Frame 1 (no input): blank canvas, image omitted
Frame 60 (no input): blank canvas, image omitted
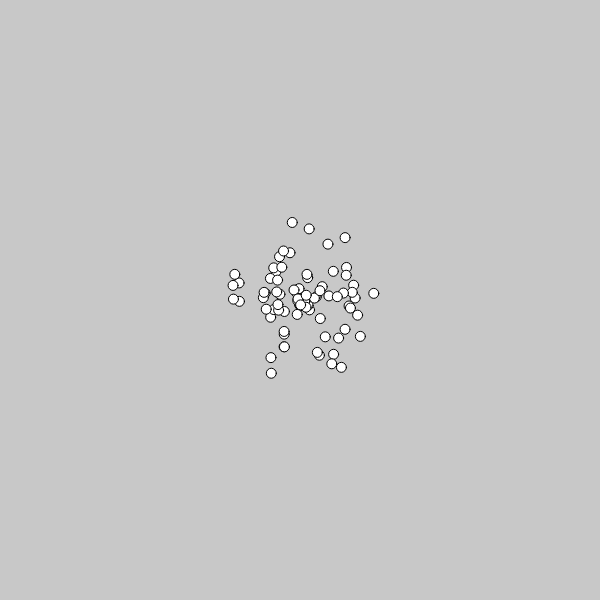
Frame 120 (the mouse pressed at the canvas centre since frame 60)

The p5.js sketch whose frames 1 and 60 were blank and that drew this single picture after the mouse press (run headless with seeded random() and noise() and a simulated clock; from frame 60 on, the mouse is pressed at the canvas centre):

// p5.js sketch
// ── sketch.js
function setup(){
    createCanvas(600, 600);
    ps = new ParticleSystem();
}

function draw(){
    background(200);

    ps.update();
    ps.display();
}

function mousePressed(){
    ps.addParticles(80, createVector(mouseX, mouseY));
}
// ── particleSystem.js
class ParticleSystem {
    constructor(){
        this.particles = [];
    }

    addParticles(num, loc){
        let size = 10;
        for(let i = 0; i < num; i++){
            let p = new RigidBody(loc.x, loc.y, size);
            let rf = p5.Vector.random2D().mult(random(2));
            p.applyForce(rf);
            this.particles.push(p);
        }
    }

    update(){
        for (let i = 0; i < this.particles.length; i++){
            let p =  this.particles[i];

            for (let j = i+1; j < this.particles.lenghth; j++){
                let otherP = this.particles[j];
                let distance = p.loc.dist(otherP.loc);
                if (distance < (p.size + otherP.size)/2){
                    let push = p5.Vector.sub(p.loc, otherP.loc);
                    push.mormalize();
                    push.div(distance*2);
                    push.limit(0.05);
                    p.applyForce(push);
                    otherP.appltForce(push.mult(-1));
                }
            }
            p.update();
            p.bounce();
        }
    }

    display(){
        this.particles.forEach( p =>{
            p.display();
        })
    }
}
// ── rigidBody.js
class RigidBody {
    constructor(x, y, size){
        this.loc = createVector(x, y);
        this.vel = createVector();
        this.acc = createVector();
        this.friction = 0.985;
        this.size = size;
    }

    applyForce(force){
        this.acc.add(force);
    }

    update(){
        this.vel.add(this.acc);
        this.loc.add(this.vel);
        this.acc.mult(0);
        this.vel.mult(this.friction);
    }

    bounce(){
        let top = this.size/2;
        let bottom = height - this.size/2;
        let left = this.size/2;
        let right = width - this.size/2;
        
        if(this.loc.y < top || this.loc.y > bottom){
            this.vel.y *= -1;
        }
        if(this.loc.x < left || this.loc.x > right){
            this.vel.x *= -1;
        }
    }

    display(){
        circle(this.loc.x, this.loc.y, this.size);
        /*
        push();
        translate(this.loc.x, this.loc.y);
        rotate(this.vel.heading() - PI/2);
        triangle(0, 10, -2, -10, 2, -10);
        pop();
        */
    }
}
